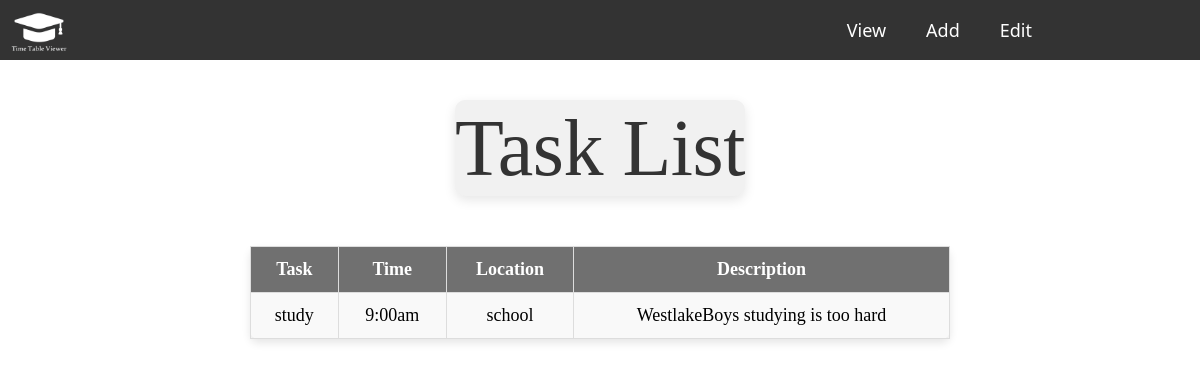
Before: / with the older database file.
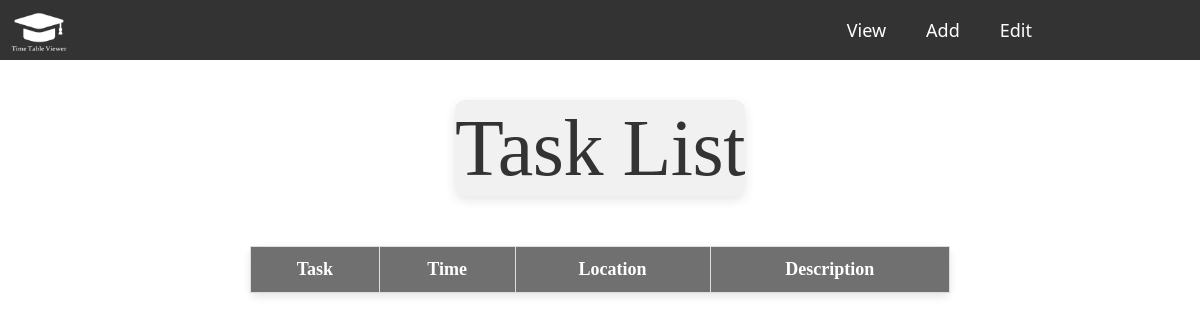
After: the same page with the newer database file.
### tables this page shows
CREATE TABLE "day" (
	"task"	TEXT NOT NULL,
	"time"	TEXT NOT NULL,
	"location"	TEXT NOT NULL,
	"description"	TEXT NOT NULL,
	"id"	INTEGER NOT NULL,
	PRIMARY KEY("id" AUTOINCREMENT)
);

### app.py (the view, shortened to what this page needs)
@app.route('/')
def index():
    conn = get_db_connection()
    day_tasks = conn.execute('SELECT * FROM day').fetchall()
    conn.close()
    return render_template("index.html", day=day_tasks)

### app.py (called while the page is built)
def get_db_connection():
    conn = sqlite3.connect('TimeTable.db')
    conn.row_factory = sqlite3.Row
    return conn

### templates/index.html (shortened to what this page needs)
<!DOCTYPE html>
<html>
<head>
    <link rel="stylesheet" href="{{ url_for('static', filename='style.css') }}">
</head>
<body>
    <ul id="navbar">
        <li class="navitem"><img src="{{ url_for('static', filename='logo.png') }}" alt="Logo" class="logo"></li>
        <li class="navitem"><a href="{{ url_for('index') }}">View</a></li>
        <li class="navitem"><a href="{{ url_for('add_timetable') }}">Add</a></li>
        <li class="navitem"><a href="{{ url_for('view_timetable') }}">Edit</a></li>
    </ul>
    {% block body %}
    <div class="form-container">
        <h2 class="cleanheader">Task List</h2>
        <table id="viewtask">
            <thead>
                <tr>
                    <th>Task</th>
                    <th>Time</th>
                    <th>Location</th>
                    <th>Description</th>
                </tr>
            </thead>
            <tbody>
                {% for day in day %}
                <tr>
                    <td>{{ day.task }}</td>
                    <td>{{ day.time }}</td>
                    <td>{{ day.location }}</td>
                    <td>{{ day.description }}</td>
                </tr>
                {% endfor %}
            </tbody>
        </table>
    </div>
    {% endblock %}
</body>
</html>

### static/style.css (style rules this page uses)
* { margin: 0; border: 0; padding: 0; }
#navbar { margin: 0 auto; border: 0; padding: 0; color: aliceblue; font-family: "Merriweather-Regular", Helvetica, sans-serif; list-style-type: none; overflow: hidden; background-color: #333; height: 60px; justify-content: center; }
.navitem { float: left; height: 60px; display: flex; align-items: center; }
.navitem a { display: block; text-align: center; padding: 15px 20px; text-decoration: none; font-family: 'Segoe UI', Tahoma, Geneva, Verdana, sans-serif; color: white; font-size: 18px; }
.logo { margin-top: 5px ; height: 50px; margin-right: 750px; float: left; }
.cleanheader { margin: 0 auto; margin-top: 40px; display: block; width: fit-content; color: #333; text-align: center; font-family: "Jacques Francois", serif; font-size: 80px; font-weight: 400; line-height: 1.2; justify-content: center; letter-spacing: -0.5px; background-color: #f1f1f1; border-radius: 10px; box-shadow: 0px 4px 12px rgba(0, 0, 0, 0.1); }
#viewtask { font-size: 18px; margin: 0 auto; margin-top: 50px; padding: 10px; background-color: #f9f9f9; border-collapse: collapse; width: 80%; max-width: 700px; box-shadow: 0px 4px 8px rgba(0, 0, 0, 0.1); border-radius: 8px; }
#viewtask th, #viewtask td { padding: 12px; text-align: center; border: 1px solid #ddd; }
#viewtask th { background-color: #707070; color: white; font-weight: bold; }

Changed rows visible on the page:
removed day: task "study", time "9:00am", location "school", description "WestlakeBoys studying is too hard"
